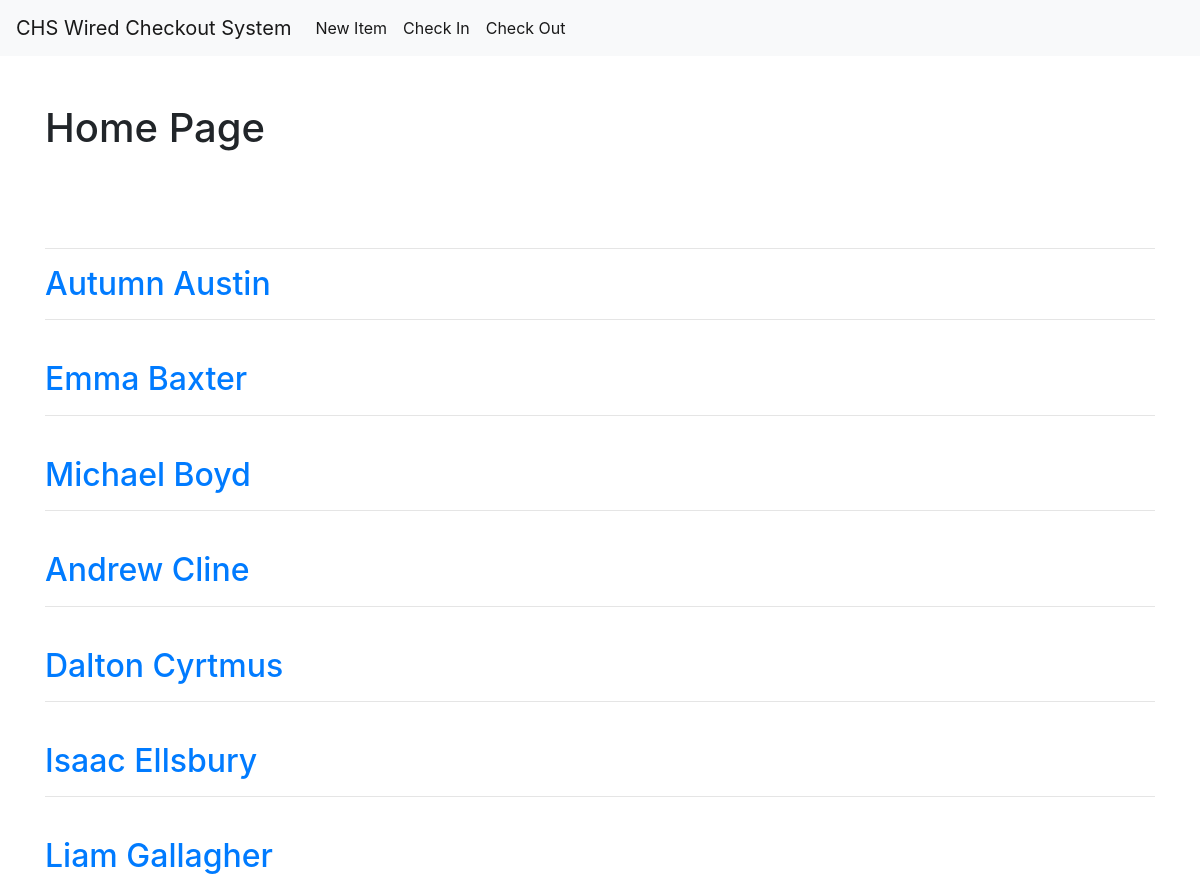
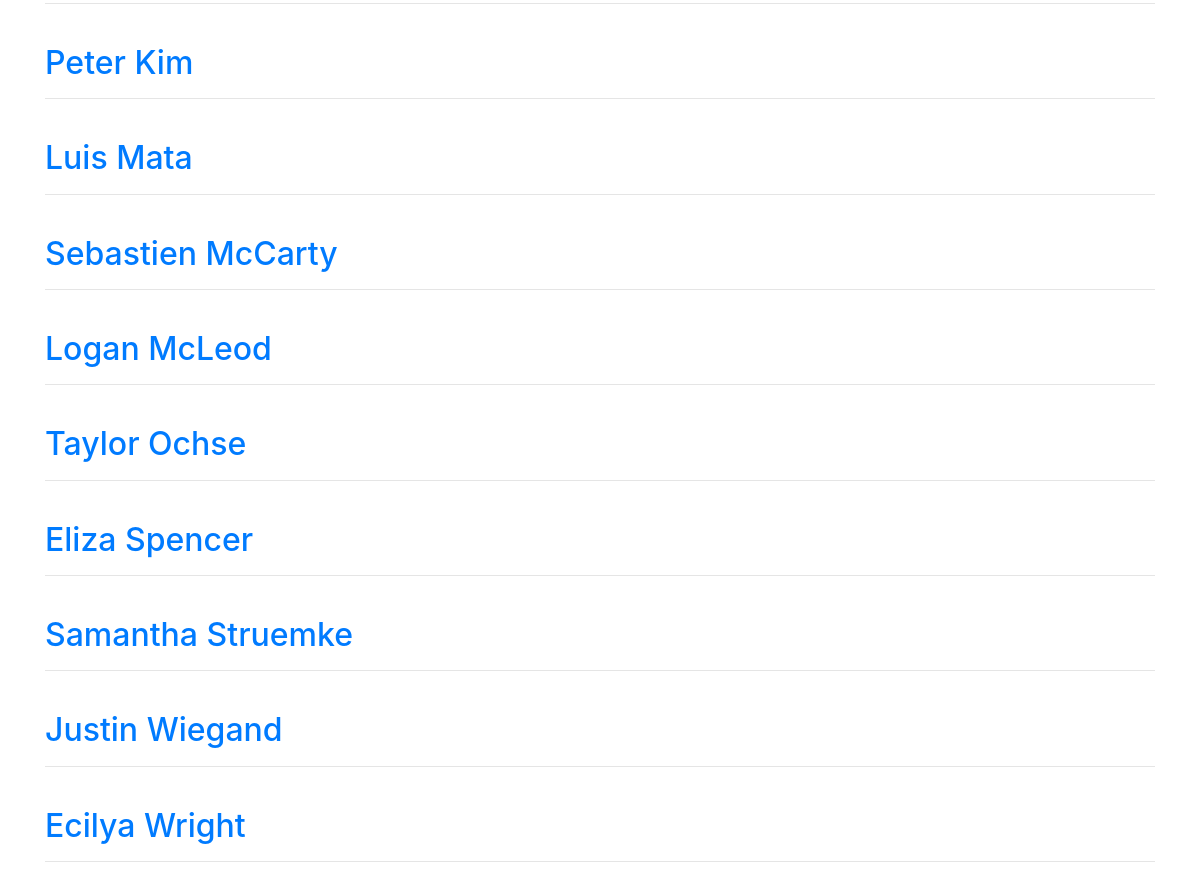
The page / on the database its author committed (2 pictures, top to bottom).
### tables this page shows
CREATE TABLE "student" (
"index" INTEGER,
  "id" INTEGER,
  "name" TEXT
);

### app.py (the view)
@app.route('/') # Homepage
def index():
    c = connect()
    s = c.execute("SELECT * FROM student")
    return render_template("index.html", students=s)

### db.py (called while the page is built)
def connect():
    conn = sqlite3.connect('db/db.db')
    conn.row_factory = sqlite3.Row
    return conn

### templates/index.html (shortened to what this page needs)
{% extends 'base.html' %}
{% block content %}
    <br>
    <br>
    <h1>{% block title %} Home Page {% endblock %}</h1>
    <br>
    <br>
    <br>
    <hr>
    {% for s in students %}
        <a href="{{ url_for('student', id=s['id']) }}">
            <h2>{{ s["name"] }}</h2>
        </a>
        <hr>
        <br>
    {% endfor %}
{% endblock %}

### rows shown on the page
student: name "Autumn Austin"
student: name "Emma Baxter"
student: name "Michael Boyd"
student: name "Andrew Cline"
student: name "Dalton Cyrtmus"
student: name "Isaac Ellsbury"
student: name "Liam Gallagher"
student: name "Peter Kim"
student: name "Luis Mata"
student: name "Sebastien McCarty"
student: name "Logan McLeod"
student: name "Taylor Ochse"
student: name "Eliza Spencer"
student: name "Samantha Struemke"
student: name "Justin Wiegand"
student: name "Ecilya Wright"
